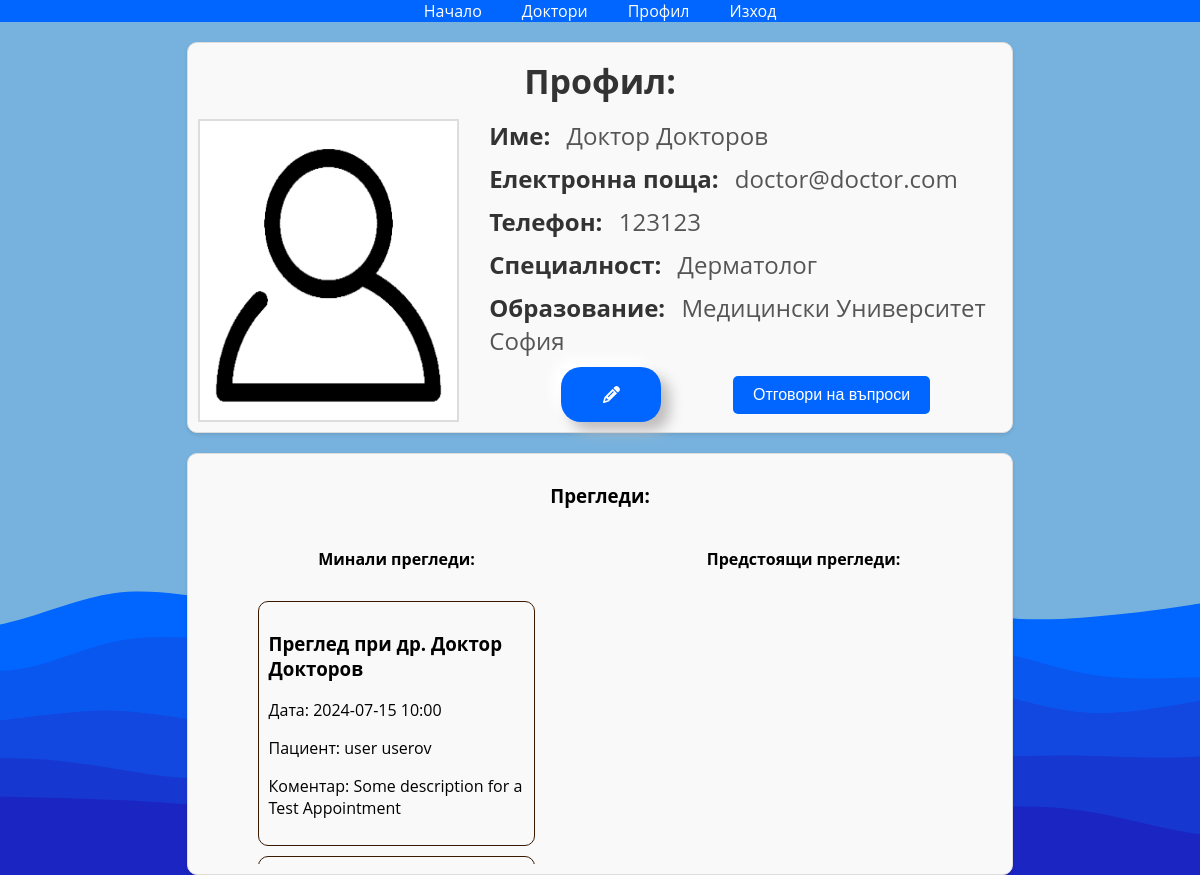
Screenshot of /byte/profile.php (signed in) with the database file from the repository.
### tables this page shows
CREATE TABLE `appointments` (
  `id` bigint(20) NOT NULL COMMENT 'the appointments id',
  `doctor_id` bigint(20) NOT NULL COMMENT 'foreign key to the doctor',
  `user_id` bigint(20) NOT NULL COMMENT 'foreign key to the user',
  `date` datetime NOT NULL COMMENT 'the date and time of the appointment',
  `comment` text NOT NULL COMMENT 'comment to the appointment'
);

CREATE TABLE `users` (
  `id` bigint(20) NOT NULL COMMENT 'primary key',
  `first_name` varchar(50) DEFAULT NULL COMMENT 'the user''s first name',
  `last_name` varchar(50) DEFAULT NULL COMMENT 'the user''s last name',
  `user_type` varchar(20) NOT NULL DEFAULT 'USER' COMMENT 'foreign key to user''s type',
  `email` varchar(50) NOT NULL COMMENT 'the user''s email',
  `password` varchar(300) NOT NULL COMMENT 'the user''s password',
  `phone` varchar(50) DEFAULT NULL COMMENT 'the user''s phone',
  `profile_picture_id` bigint(60) NOT NULL DEFAULT 1 COMMENT 'Foreign Key to the Profile picture'
);

### models/Appointment.php (called while the page is built, shortened)
<?php
  class Appointment
  {
    public function __construct($id, Doctor $doctor, User $user, DateTime $date, $comment)
    {
      $this->doctor = $doctor;
      $this->user = $user;
      $this->date = $date;
      $this->comment = $comment;
    }
  }

### models/User.php (called while the page is built, shortened)
<?php
  class User
  {
    public function __construct($firstName, $lastName, $email, $password, $userType = 'USER')
    {
      $this->firstName = $firstName;
      $this->lastName = $lastName;
    }
  }

### database/repositories/Repository.php (called while the page is built, shortened)
<?php
  require __DIR__ . '/../database.php';
  class Repository
  {
    protected Database $database;
    protected string $tableName;
    public function __construct($tableName)
    {
      $this->database = new Database();
      $this->tableName = $tableName;
    }
    public function select($data, $operator = "&&"): false|array
    {
      $columns = array_keys($data);
      $placeholders = array_map(function ($value) {
        return "$value=?";
      }, $columns);
      $valuesPlaceholders = implode($operator, $placeholders);
      $command = "SELECT * FROM $this->tableName WHERE $valuesPlaceholders";
      $query = $this->database->getConnection()->prepare($command);
      $index = 1;
      foreach ($data as $key => $value) {
        $query->bindValue($index++, $value);
      }
      $query->execute();
      return $query->fetchAll(PDO::FETCH_ASSOC);
    }
  }

### database/database.php (called while the page is built, shortened)
<?php
  class Database
  {
    private $connection;
    public function __construct()
    {
      $host = 'localhost';
      $username = 'admin';
      $password = 'admin';
      $databaseName = 'byte';
      $this->connection = new PDO("mysql:host=$host;dbname=$databaseName", $username, $password);
      $this->connection->setAttribute(PDO::ATTR_ERRMODE, PDO::ERRMODE_EXCEPTION);
    }
    public function getConnection(): PDO
    {
      return $this->connection;
    }
    public function close(): void
    {
      $this->connection = null;
    }
  }

### byte/shared/appointments_display.php (the view, shortened to what this page needs)
<?php
  require_once __DIR__ . '/../../database/repositories/AppointmentRepository.php';
  function displayAppointments(array $appointments): void
  {
    foreach ($appointments as $appointment) {
      $doctor = $appointment->doctor;
      $user = $appointment->user;
      $date = $appointment->date->format('Y-m-d H:i');
      $comment = $appointment->comment;
      echo "<div class='appointment'>";
      echo "<h3>Преглед при др. {$doctor->firstName} {$doctor->lastName}</h3>";
      echo "<p>Дата: $date</p>";
      echo "<p>Пациент: {$user->firstName} {$user->lastName}</p>";
      echo "<p>Коментар: $comment</p>";
      echo "</div>";
    }
  }
  function getTimestamp(DateTime $dateTime): int
  {
    $newDate = new DateTime($dateTime->format('Y-m-d H:i'));
    return $newDate->getTimestamp();
  }
  $appointmentRepository = new AppointmentRepository();
  $userId = $_SESSION['id'];
  $userType = $_SESSION['userType'];
  if ($userType === 'DOCTOR') {
    $appointments = $appointmentRepository->getByDoctorId($userId);
  } else {
    $appointments = $appointmentRepository->getByUserId($userId);
  }
  $currentDateTime = new DateTime('now', new DateTimeZone('Europe/Sofia'));
  $previousAppointments = array_filter($appointments, fn($appointment) => getTimestamp($appointment->date) < getTimestamp($currentDateTime));
  echo "<div class='appointments-wrapper'>";
  echo "<div class='flex-column'>";
  echo "<h4>Минали прегледи:</h4>";
  echo "<div class='appointments'>";
  displayAppointments($previousAppointments);
  echo "</div>";
  echo "</div>";
  echo "<div class='flex-column'>";
  echo "<h4>Предстоящи прегледи:</h4>";
  echo "<div class='appointments'>";
  echo "</div>";
  echo "</div>";
  echo "</div>";

### public/styles/profile.css (style rules this page uses)
body { display: flex; flex-direction: column; align-items: center; gap: 10px; }
.appointments-wrapper { display: flex; flex-direction: row; justify-content: space-evenly; gap: 10px; overflow-y: hidden; width: 100%; }
.appointments { display: flex; flex-direction: column; gap: 10px; overflow-y: scroll; width: 70%; height: 100%; }
.appointment { padding: 10px; border: 1px solid #3A1800; border-radius: 10px; }
.flex-column { display: flex; flex-direction: column; justify-content: center; align-items: center; gap: 10px; width: 100%; }

### public/styles/styles.css (style rules this page uses)
:root { --background-color: #FAFAFA; --primary-color: #0066FF; --primary-color-dark: #1b25c1; }
body { background: url('../assets/background_image.svg') no-repeat center center fixed; -webkit-background-size: cover; -moz-background-size: cover; -o-background-size: cover; background-size: cover; font-family: "Open Sans", sans-serif; margin: 0; width: 100%; max-width: 100%; height: 100vh; }

### public/styles/forms.css (style rules this page uses)
:root { --border-color: #424ac3; --text-color: #262dac; --button-color: #2b329c; }
body { display: flex; flex-direction: column; align-items: center; gap: 20px; }

### rows the page displays
appointments: doctor.first_name "Доктор", doctor.last_name "Докторов", date "2024-07-15 10:00", user.first_name "user", user.last_name "userov", comment "Some description for a Test Appointment"

### other values shown
$fullName "Доктор Докторов"
$email "doctor@doctor.com"
$phone "123123"
$specialty "Дерматолог"
$education "Медицински Университет София"
